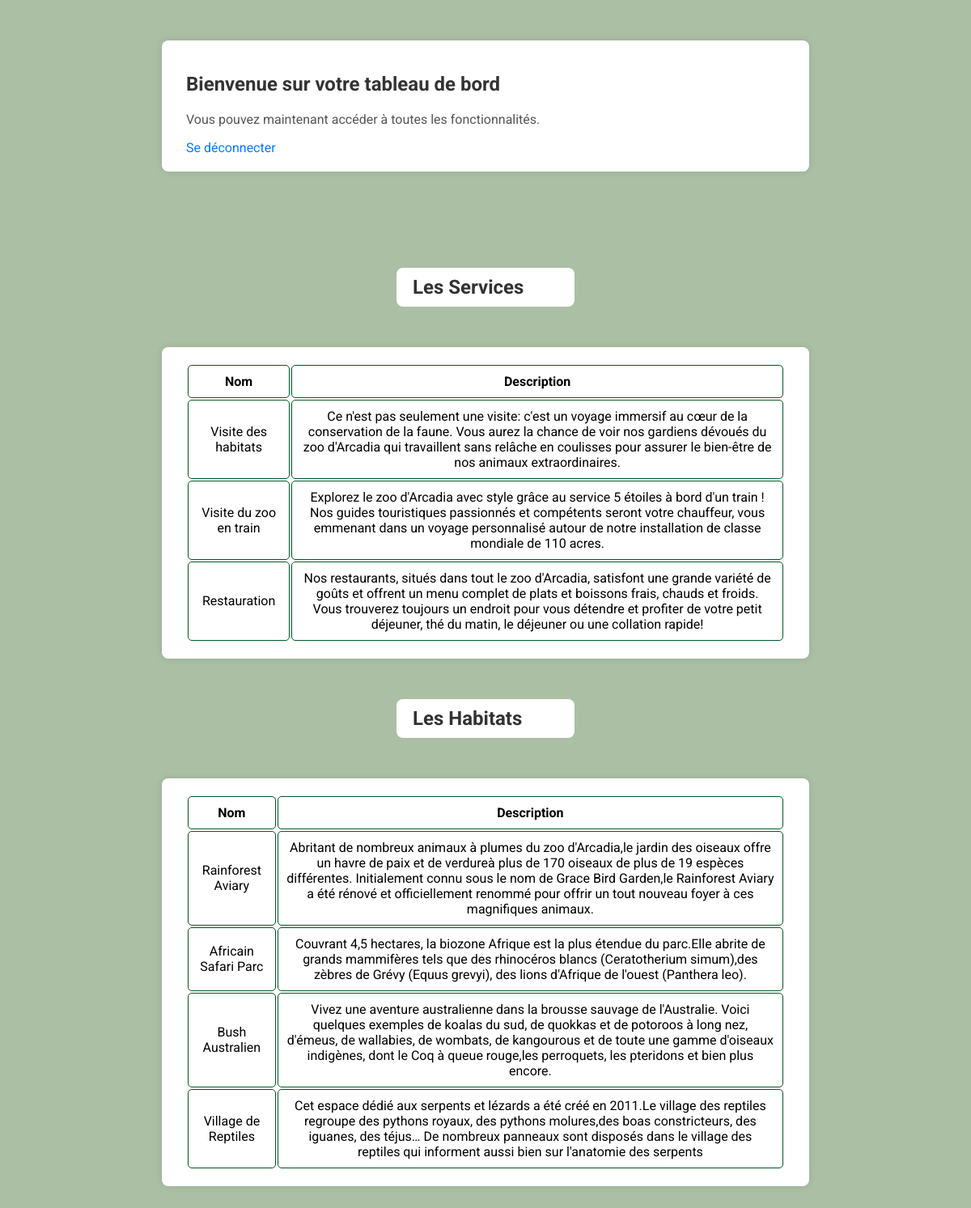
Page /dashboard_employe.php on the committed database.
### tables this page shows
CREATE TABLE `service` (
  `service_id` int(11) NOT NULL,
  `name` varchar(50) DEFAULT NULL,
  `description` text DEFAULT NULL
);

CREATE TABLE `habitat` (
  `habitat_id` int(11) NOT NULL,
  `name` varchar(50) DEFAULT NULL,
  `description` text DEFAULT NULL,
  `image_id` int(11) NOT NULL
);

### dashboard_employe.php (the view, shortened to what this page needs)
<?php
require "db_Connection.php";
?>
<!DOCTYPE html>
<html lang="en">
<head>
    <link rel="stylesheet" href="./css/dashboard.css">
</head>
<body>
<div class="dashboard-container">
    <h2>Bienvenue sur votre tableau de bord</h2>
    <p>Vous pouvez maintenant accéder à toutes les fonctionnalités.</p>
    <a href="logout.php">Se déconnecter</a>
</div><br>
<?php
try{
    $pdo = new PDO("mysql:host=$hostname;dbname=$database", $username, $password);
    $pdo->setAttribute(PDO::ATTR_ERRMODE, PDO::ERRMODE_EXCEPTION);
    $query = "SELECT name, description FROM service;";
    $stmt = $pdo->prepare($query);
    $stmt->execute();
    $rows = $stmt->fetchAll(PDO::FETCH_ASSOC);
}catch(PDOException $e){
    echo "Erreur de connexion à la base de données : " . $e->getMessage();
}
?>
    <section>
        <h1 class="title">Les Services</h1>
        <table class="dashboard-container">
            <tr>
                <th>Nom</th>
                <th>Description</th>
            </tr>
            <tr>
                <?php
                    foreach($rows as $row)
                    {
                    ?>
                <td><?php echo $row['name'] ?></td>
                <td><?php echo $row['description'] ?></td>
            </tr>
                    <?php
                    }
                    ?>
        </table>
    </section>
<?php
try{
    $pdo = new PDO("mysql:host=$hostname;dbname=$database", $username, $password);
    $pdo->setAttribute(PDO::ATTR_ERRMODE, PDO::ERRMODE_EXCEPTION);
    $query = "SELECT name, description FROM habitat;";
    $stmt = $pdo->prepare($query);
    $stmt->execute();
    $rows = $stmt->fetchAll(PDO::FETCH_ASSOC);
}catch(PDOException $e){
    echo "Erreur de connexion à la base de données : " . $e->getMessage();
}
?>
    <section>
        <h1 class="title">Les Habitats</h1>
        <table class="dashboard-container">
            <tr>
                <th>Nom</th>
                <th>Description</th>
            </tr>
            <tr>
                <?php
                    foreach($rows as $row)
                    {
                    ?>
                <td><?php echo $row['name'] ?></td>
                <td><?php echo $row['description'] ?></td>
            </tr>
                    <?php
                    }
                    ?>
        </table>
    </section>
</body>
</html>

### css/dashboard.css (style rules this page uses)
body { font-family: var(--font-family); background-color: var(--color-light-background); margin: 0; padding: 0; }
.dashboard-container { width: 800px; height: auto; margin: 50px auto; background-color: #fff; padding: 20px 30px; box-shadow: 0px 0px 10px rgba(0, 0, 0, 0.1); border-radius: 8px; }
h2 { color: #333; align-self: center; }
p { color: #555; }
a { color: #007BFF; text-decoration: none; }
.title { margin: 50px auto; background-color: #fff; max-width: 220px; border-radius: 8px; padding: 10px 20px; color:#333; }
th, td { border: 1px solid var(--color-dark-background); padding: 10px; text-align: center; border-radius: 5px; }

### css/base.css (style rules this page uses)
:root { --color-main-background: #5E9B44; --color-light-background: #AABFA4; --color-dark-background: #005825; --font-family: "Roboto", sans-sefif; }
* { box-sizing: border-box; }
body { margin: 0; padding: 0; }

### rows in the picture
service: name "Visite des habitats", description "Ce n'est pas seulement une visite: c'est un voyage immersif au cœur de la conservation de la faune. Vous aurez la chance de voir nos gardiens dévoués du zoo d'Arcadia qui travaillent sans relâche en coulisses pour assurer le bien-être de nos animaux extraordinaires."
service: name "Visite du zoo en train", description "Explorez le zoo d'Arcadia avec style grâce au service 5 étoiles à bord d'un train ! Nos guides touristiques passionnés et compétents seront votre chauffeur, vous emmenant dans un voyage personnalisé autour de notre installation de classe mondiale de 110 acres."
service: name "Restauration", description "Nos restaurants, situés dans tout le zoo d'Arcadia, satisfont une grande variété de goûts et offrent un menu complet de plats et boissons frais, chauds et froids. Vous trouverez toujours un endroit pour vous détendre et profiter de votre petit déjeuner, thé du matin, le déjeuner ou une collation rapide!"
habitat: name "Rainforest Aviary", description "Abritant de nombreux animaux à plumes du zoo d'Arcadia,le jardin des oiseaux offre un havre de paix et de verdureà plus de 170 oiseaux de plus de 19 espèces différentes. Initialement connu sous le nom de Grace Bird Garden,le Rainforest Aviary a été rénové et officiellement renommé pour offrir un tout nouveau foyer à ces magnifiques animaux."
habitat: name "Africain Safari Parc", description "Couvrant 4,5 hectares, la biozone Afrique est la plus étendue du parc.Elle abrite de grands mammifères tels que des rhinocéros blancs (Ceratotherium simum),des zèbres de Grévy (Equus grevyi), des lions d'Afrique de l'ouest (Panthera leo)."
habitat: name "Bush Australien", description "Vivez une aventure australienne dans la brousse sauvage de l'Australie. Voici quelques exemples de koalas du sud, de quokkas et de potoroos à long nez, d'émeus, de wallabies, de wombats, de kangourous et de toute une gamme d'oiseaux indigènes, dont le Coq à queue rouge,les perroquets, les pteridons et bien plus encore."
habitat: name "Village de Reptiles", description "Cet espace dédié aux serpents et lézards a été créé en 2011.Le village des reptiles regroupe des pythons royaux, des pythons molures,des boas constricteurs, des iguanes, des téjus… De nombreux panneaux sont disposés dans le village des reptiles qui informent aussi bien sur l'anatomie des serpents"
